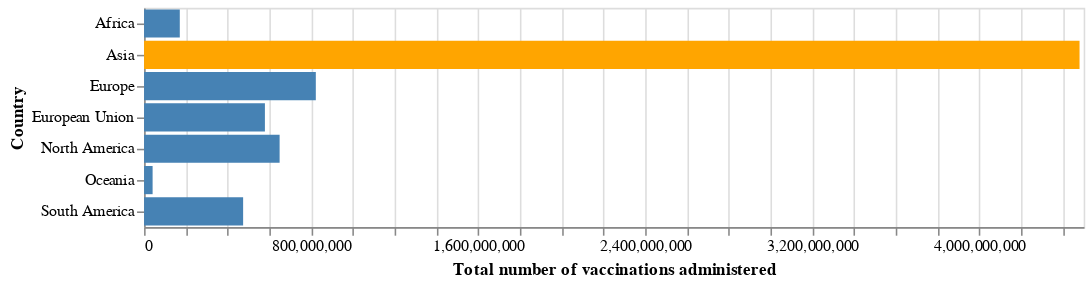

Source (notebook cell):
### Code cell
import altair as alt

alt.Chart(only_continents).mark_bar().encode(
    y = alt.Y("location:O", title="Country"),
    x = alt.X("total_vaccinations:Q", title="Total number of vaccinations administered"),
    # The highlight will be set on the result of a conditional statement
    color=alt.condition(
        alt.datum.location == 'Asia',  # If the year is 1810 this test returns True,
        alt.value('orange'),     # which sets the bar orange.
        alt.value('steelblue')   # And if it's not true it sets the bar steelblue.
    )
).properties(width=600)

### Figure 1 — Vega-Lite specification as saved in the notebook (floating-point values rounded to 4 significant figures)
{"config": {"view": {"continuousWidth": 400, "continuousHeight": 300}}, "data": {"name": "data-298d566d17a0de906bcd3fef3126c767"}, "mark": "bar", "encoding": {"color": {"condition": {"value": "orange", "test": "(datum.location === 'Asia')"}, "value": "steelblue"}, "x": {"type": "quantitative", "field": "total_vaccinations", "title": "Total number of vaccinations administered"}, "y": {"type": "ordinal", "field": "location", "title": "Country"}}, "width": 600, "$schema": "https://vega.github.io/schema/vega-lite/v4.8.1.json", "datasets": {"data-298d566d17a0de906bcd3fef3126c767": [{"location": "Africa", "date": "2021-10-15", "total_vaccinations": 171100000.0, "people_vaccinated": 104800000.0, "people_fully_vaccinated": 68830000.0, "population": 1373000000.0}, {"location": "Asia", "date": "2021-10-15", "total_vaccinations": 4480000000.0, "people_vaccinated": 2541000000.0, "people_fully_vaccinated": 1841000000.0, "population": 4678000000.0}, {"location": "Europe", "date": "2021-10-15", "total_vaccinations": 822500000.0, "people_vaccinated": 432500000.0, "people_fully_vaccinated": 401700000.0, "population": 749000000.0}, {"location": "European Union", "date": "2021-10-15", "total_vaccinations": 578700000.0, "people_vaccinated": 304700000.0, "people_fully_vaccinated": 286600000.0, "population": 447200000.0}, {"location": "North America", "date": "2021-10-15", "total_vaccinations": 649200000.0, "people_vaccinated": 354000000.0, "people_fully_vaccinated": 294700000.0, "population": 596600000.0}, {"location": "Oceania", "date": "2021-10-15", "total_vaccinations": 40870000.0, "people_vaccinated": 23170000.0, "people_fully_vaccinated": 17710000.0, "population": 43220000.0}, {"location": "South America", "date": "2021-10-15", "total_vaccinations": 474400000.0, "people_vaccinated": 280000000.0, "people_fully_vaccinated": 199500000.0, "population": 434300000.0}]}}
